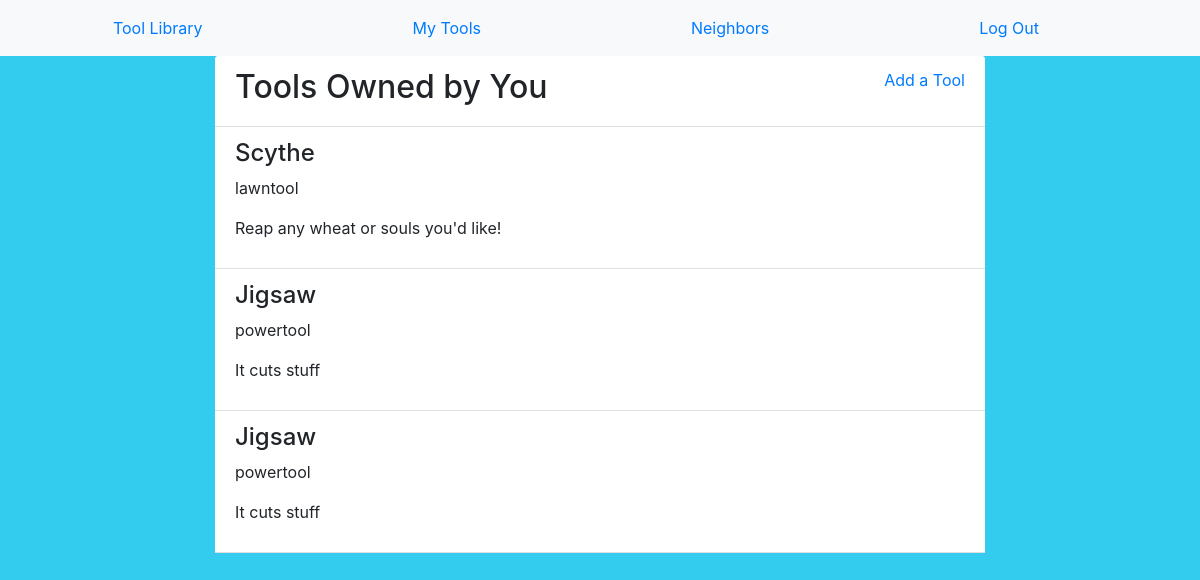
/tools/mytools/2/ (signed in), run on the app's committed database.
### tools/models.py (models this page shows, shortened)
class Tool(models.Model):
    powertool = 'powertool'
    lawntool = 'lawntool'
    gardentool = 'gardentool'
    other = 'other'
    available_types = [
        (powertool, 'powertool'),
        (lawntool, 'lawntool'),
        (gardentool, 'gardentool'),
        (other, 'other'),
    ]
    name = models.CharField(max_length = 255)
    type = models.TextField(max_length = 255, choices = available_types)
    description = models.TextField(max_length = 255)
    borrowed = models.BooleanField()
    owner = models.ForeignKey(User, on_delete=models.CASCADE, null=True, blank=True)
    borrowing = models.ForeignKey(User, on_delete=models.CASCADE, null=True, blank=True, related_name="temp")

### tools/views.py (the view)
# urls.py: path('mytools/<str:selection>/', views.MyToolView.as_view(), name = "mytools"),
class MyToolView(generic.ListView):
    template_name = 'tools/mytools.html'
    model = Tool
    def get_queryset(self):
        queryset = Tool.objects.all()
        username = self.request.user.id
        if username is not None:
            queryset = queryset.filter(owner = username)
        return queryset

### tools/templates/tools/mytools.html
{% extends 'tools/base.html' %}
{% block content %}
<div class="row">
  <div class="col-8 offset-2">
    <div class="card-header bg-white d-flex justify-content-between">
      <h2>Tools Owned by You</h2>
      <a href="{% url 'tools:new' %}">Add a Tool</a>
    </div>
    {% for tool in object_list %}
    <div class="card-header bg-white">
      <h4>{{ tool.name }}</h4>
      <p>{{ tool.type }}</p>
      <p>{{ tool.description }}</p>
    </div>
    {% endfor %}
  </div>
</div>
{% endblock content %}

### static/styles.css (style rules this page uses)
body { background-color: #3ce; }

### data on the page
Tool: name "Scythe", type "lawntool", description "Reap any wheat or souls you'd like!"
Tool: name "Jigsaw", type "powertool", description "It cuts stuff"
Tool: name "Jigsaw", type "powertool", description "It cuts stuff"
